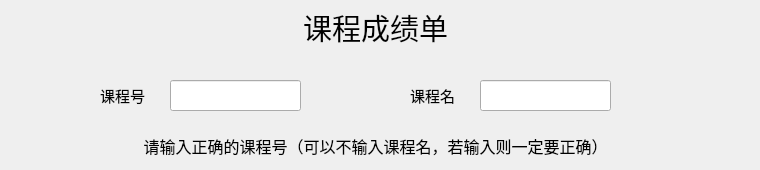
    <widget class="QWidget" name="page_course_transcript">
     <widget class="QLabel" name="label_course_trans_cid">
      <property name="geometry">
       <rect>
        <x>100</x>
        <y>80</y>
        <width>61</width>
        <height>31</height>
       </rect>
      </property>
      <property name="font">
       <font>
        <family>Microsoft YaHei UI</family>
        <pointsize>11</pointsize>
       </font>
      </property>
      <property name="text">
       <string>课程号</string>
      </property>
     </widget>
     <widget class="QLabel" name="label_course_trans_cname">
      <property name="geometry">
       <rect>
        <x>410</x>
        <y>80</y>
        <width>61</width>
        <height>31</height>
       </rect>
      </property>
      <property name="font">
       <font>
        <family>Microsoft YaHei UI</family>
        <pointsize>11</pointsize>
       </font>
      </property>
      <property name="text">
       <string>课程名</string>
      </property>
     </widget>
     <widget class="QLineEdit" name="lineEdit_course_trans_cname">
      <property name="geometry">
       <rect>
        <x>480</x>
        <y>80</y>
        <width>131</width>
        <height>31</height>
       </rect>
      </property>
     </widget>
     <widget class="QLineEdit" name="lineEdit_course_trans_cid">
      <property name="geometry">
       <rect>
        <x>170</x>
        <y>80</y>
        <width>131</width>
        <height>31</height>
       </rect>
      </property>
     </widget>
     <widget class="QLabel" name="label_course_transcript">
      <property name="geometry">
       <rect>
        <x>0</x>
        <y>7</y>
        <width>751</width>
        <height>41</height>
       </rect>
      </property>
      <property name="font">
       <font>
        <family>Microsoft YaHei UI</family>
        <pointsize>22</pointsize>
        <weight>50</weight>
        <bold>false</bold>
       </font>
      </property>
      <property name="text">
       <string>课程成绩单</string>
      </property>
      <property name="alignment">
       <set>Qt::AlignCenter</set>
      </property>
     </widget>
     <widget class="QLabel" name="label_course_transcript_hint">
      <property name="geometry">
       <rect>
        <x>0</x>
        <y>130</y>
        <width>751</width>
        <height>31</height>
       </rect>
      </property>
      <property name="font">
       <font>
        <family>Microsoft YaHei UI</family>
        <pointsize>12</pointsize>
        <weight>50</weight>
        <bold>false</bold>
       </font>
      </property>
      <property name="text">
       <string>请输入正确的课程号（可以不输入课程名，若输入则一定要正确）</string>
      </property>
      <property name="alignment">
       <set>Qt::AlignCenter</set>
      </property>
     </widget>
    </widget>
